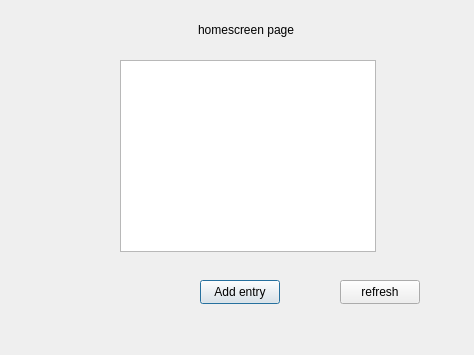
<?xml version="1.0" encoding="UTF-8"?>
<ui version="4.0">
 <class>HomeScreen</class>
 <widget class="QDialog" name="HomeScreen">
  <property name="geometry">
   <rect>
    <x>0</x>
    <y>0</y>
    <width>474</width>
    <height>355</height>
   </rect>
  </property>
  <property name="windowTitle">
   <string>Dialog</string>
  </property>
  <widget class="QLabel" name="label">
   <property name="geometry">
    <rect>
     <x>198</x>
     <y>20</y>
     <width>121</width>
     <height>20</height>
    </rect>
   </property>
   <property name="text">
    <string>homescreen page</string>
   </property>
  </widget>
  <widget class="QTableView" name="tableView">
   <property name="geometry">
    <rect>
     <x>120</x>
     <y>60</y>
     <width>256</width>
     <height>192</height>
    </rect>
   </property>
  </widget>
  <widget class="QPushButton" name="addEntryButton">
   <property name="geometry">
    <rect>
     <x>200</x>
     <y>280</y>
     <width>80</width>
     <height>24</height>
    </rect>
   </property>
   <property name="text">
    <string>Add entry</string>
   </property>
  </widget>
  <widget class="QPushButton" name="refreshButton">
   <property name="geometry">
    <rect>
     <x>340</x>
     <y>280</y>
     <width>80</width>
     <height>24</height>
    </rect>
   </property>
   <property name="text">
    <string>refresh</string>
   </property>
  </widget>
 </widget>
 <resources/>
 <connections/>
</ui>
